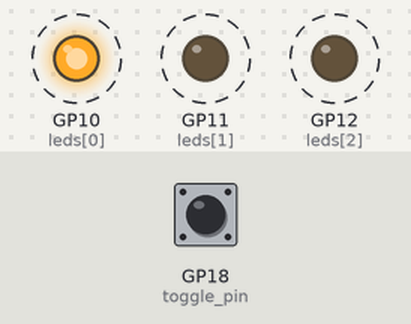
The program below on a simulated Raspberry Pi Pico running MicroPython. Shown: output pins drawn as LEDs (lit = HIGH). Dashed ring = blinking. Inputs (shaded band) come from the test bench; at power-on: GP18 (toggle_pin) HIGH.

Above: at 1.25 s.
1.3 s: GP18 (toggle_pin) driven LOW
At 2.4 s:
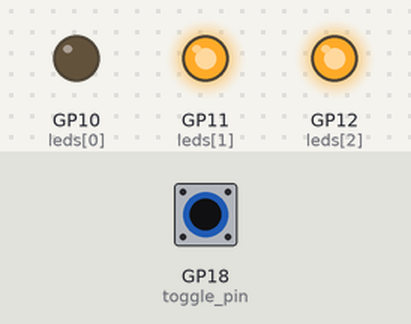
2.9 s: GP18 (toggle_pin) pulsed HIGH 2 times (0.12 s each, 0.3 s apart)
At 4.6 s:
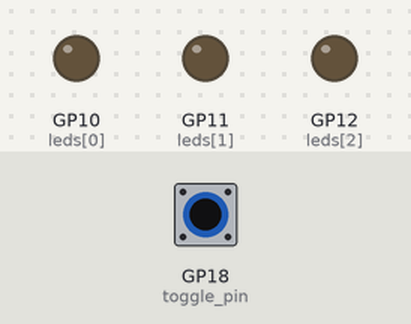
5.0 s: GP18 (toggle_pin) pulsed HIGH 5 times (0.12 s each, 0.3 s apart)
At 5.36 s:
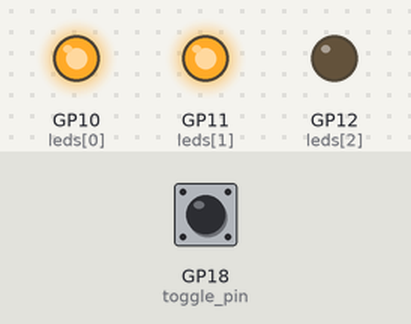
Timing chart, 0 to 14.9 s (numbered marks = the images above; inputs shaded):
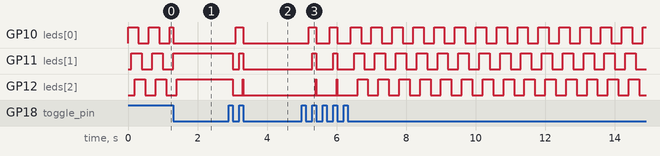

Measured:
- after the input at 1.3 s, GP11 (leds[1]): goes on until 1.3 s, then stays HIGH; GP12 (leds[2]): goes on until 1.4 s, then stays HIGH
- after the input at 2.9 s, GP10 (leds[0]): LOW → HIGH after 0.20 s, → LOW 0.22 s later; GP11 (leds[1]): HIGH → LOW after 0.12 s, → HIGH 0.18 s later, → LOW 0.12 s later; GP12 (leds[2]): HIGH → LOW after 0.12 s, → HIGH 0.28 s later, → LOW 0.02 s later
- after the input at 5.0 s, GP10 (leds[0]): goes HIGH 0.22 s, LOW 0.38 s, HIGH 0.22 s, LOW 0.38 s, 14 × (HIGH 0.30 s, LOW 0.30 s), then HIGH, starting after 0.20 s; GP11 (leds[1]): goes HIGH 0.12 s, LOW 0.48 s, HIGH 0.12 s, LOW 0.48 s, 13 × (HIGH 0.30 s, LOW 0.30 s), HIGH 0.30 s, then LOW, starting after 0.30 s
- by itself, GP11 (leds[1]), GP12 (leds[2]): alternates HIGH for 0.30 s and LOW for 0.30 s

The program:

toggle-flash-led.py
```python
from machine import Pin
from time import sleep_ms

toggle_pin = Pin(18, mode=Pin.IN, pull=Pin.PULL_UP)

leds = [Pin(10, Pin.OUT), Pin(11, Pin.OUT), Pin(12, Pin.OUT)]

def flash_leds():
  for led in leds:
    led.toggle()
    sleep_ms(100)

def reset_leds(pins_addr = leds):
  for pin_n in pins_addr:
    pin = Pin(pin_n, Pin.OUT)
    pin.value(0)

should_flash = True

def interruption_handler(pin: Pin):
  global should_flash

  should_flash = not should_flash
  reset_leds()

toggle_pin.irq(trigger=Pin.IRQ_FALLING, handler=interruption_handler)

while True:
  if should_flash:
    flash_leds()
  else:
    sleep_ms(100)
```
